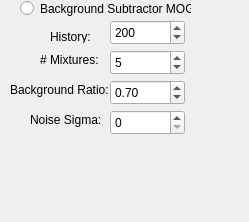
              <widget class="QWidget" name="PBKGMOG">
               <property name="geometry">
                <rect>
                 <x>0</x>
                 <y>0</y>
                 <width>249</width>
                 <height>222</height>
                </rect>
               </property>
               <attribute name="label">
                <string>Background Subtractor MOG</string>
               </attribute>
               <widget class="QRadioButton" name="RBTMOG">
                <property name="geometry">
                 <rect>
                  <x>20</x>
                  <y>0</y>
                  <width>171</width>
                  <height>17</height>
                 </rect>
                </property>
                <property name="text">
                 <string>Background Subtractor MOG</string>
                </property>
               </widget>
               <widget class="QLabel" name="label_31">
                <property name="geometry">
                 <rect>
                  <x>50</x>
                  <y>30</y>
                  <width>47</width>
                  <height>13</height>
                 </rect>
                </property>
                <property name="text">
                 <string>History: </string>
                </property>
               </widget>
               <widget class="QSpinBox" name="SBHistoryMOG">
                <property name="geometry">
                 <rect>
                  <x>110</x>
                  <y>20</y>
                  <width>75</width>
                  <height>25</height>
                 </rect>
                </property>
                <property name="maximum">
                 <number>10000</number>
                </property>
                <property name="value">
                 <number>200</number>
                </property>
               </widget>
               <widget class="QSpinBox" name="SBMixtures">
                <property name="geometry">
                 <rect>
                  <x>110</x>
                  <y>50</y>
                  <width>75</width>
                  <height>25</height>
                 </rect>
                </property>
                <property name="maximum">
                 <number>200</number>
                </property>
                <property name="value">
                 <number>5</number>
                </property>
               </widget>
               <widget class="QLabel" name="label_34">
                <property name="geometry">
                 <rect>
                  <x>40</x>
                  <y>50</y>
                  <width>71</width>
                  <height>20</height>
                 </rect>
                </property>
                <property name="text">
                 <string># Mixtures: </string>
                </property>
               </widget>
               <widget class="QDoubleSpinBox" name="DSBRatio">
                <property name="geometry">
                 <rect>
                  <x>110</x>
                  <y>80</y>
                  <width>75</width>
                  <height>25</height>
                 </rect>
                </property>
                <property name="maximum">
                 <double>1000.000000000000000</double>
                </property>
                <property name="value">
                 <double>0.700000000000000</double>
                </property>
               </widget>
               <widget class="QLabel" name="label_35">
                <property name="geometry">
                 <rect>
                  <x>10</x>
                  <y>80</y>
                  <width>101</width>
                  <height>20</height>
                 </rect>
                </property>
                <property name="text">
                 <string>Background Ratio:</string>
                </property>
               </widget>
               <widget class="QSpinBox" name="SBNoise">
                <property name="geometry">
                 <rect>
                  <x>110</x>
                  <y>110</y>
                  <width>75</width>
                  <height>25</height>
                 </rect>
                </property>
                <property name="maximum">
                 <number>100</number>
                </property>
               </widget>
               <widget class="QLabel" name="label_36">
                <property name="geometry">
                 <rect>
                  <x>30</x>
                  <y>110</y>
                  <width>71</width>
                  <height>20</height>
                 </rect>
                </property>
                <property name="text">
                 <string>Noise Sigma:</string>
                </property>
               </widget>
              </widget>
